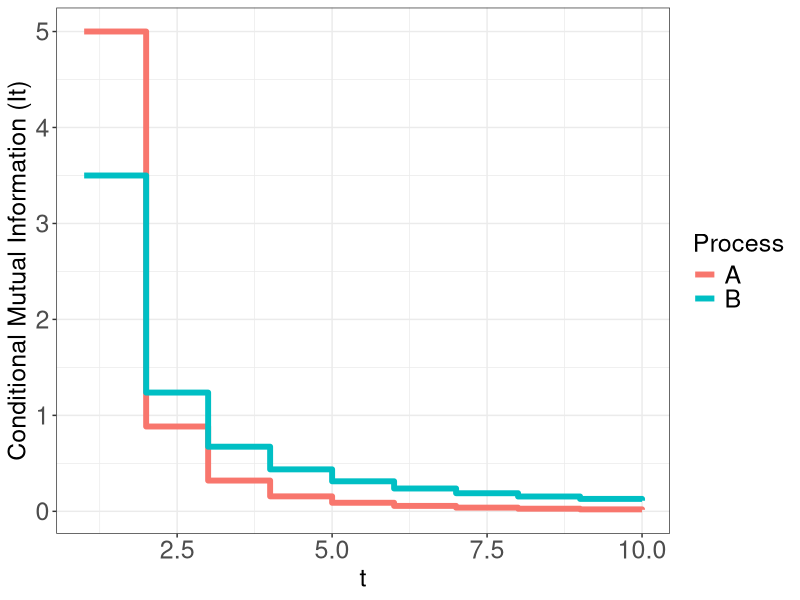
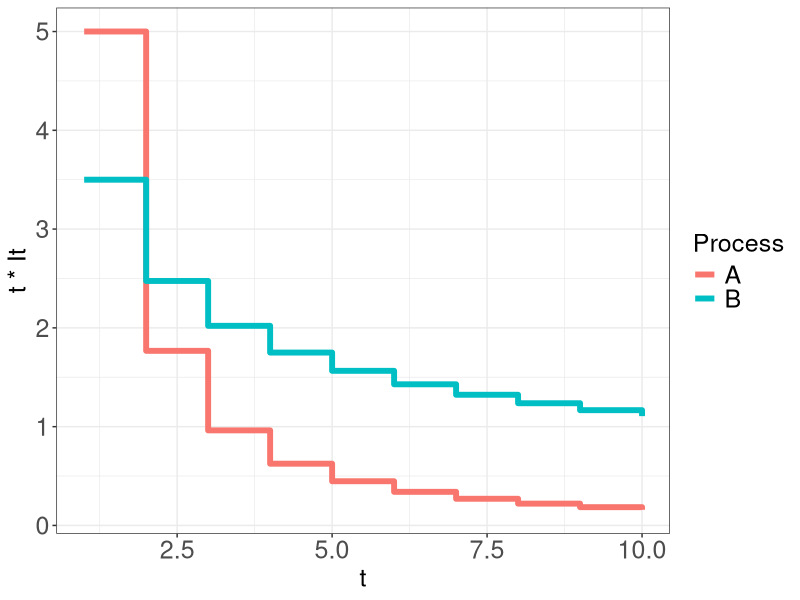
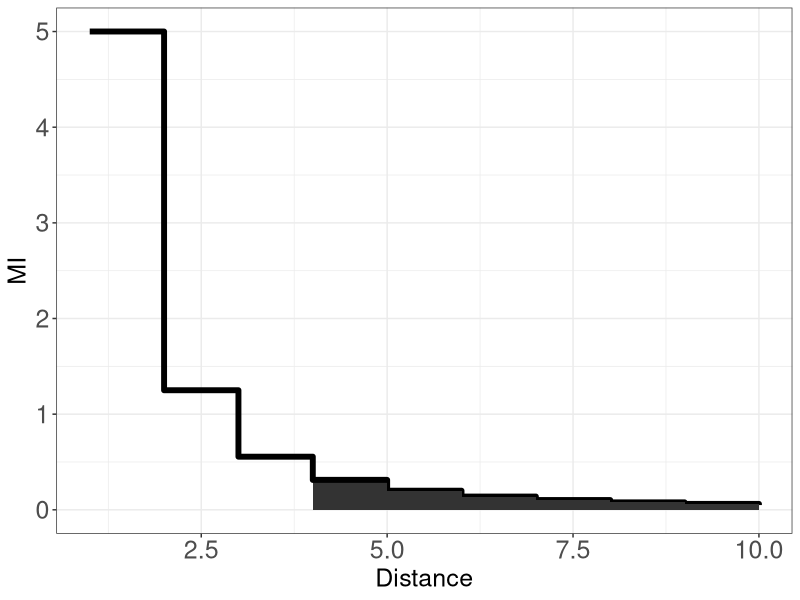
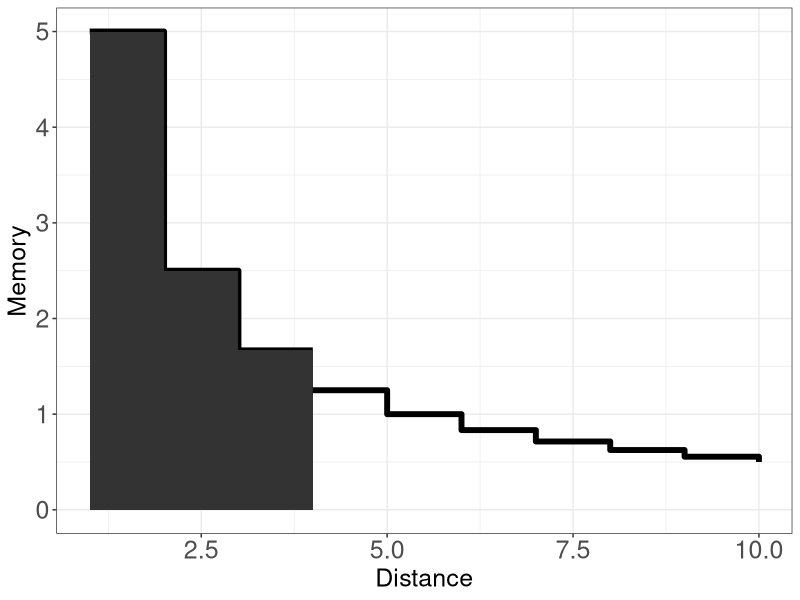
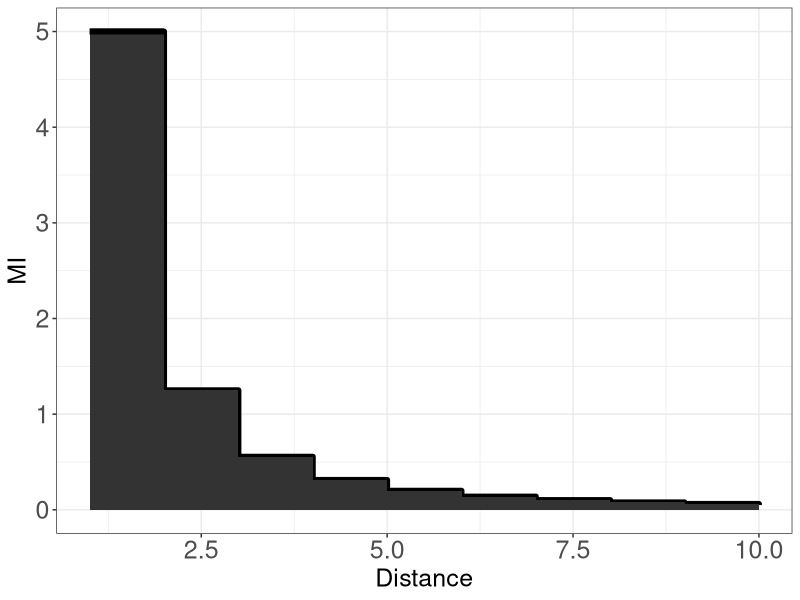
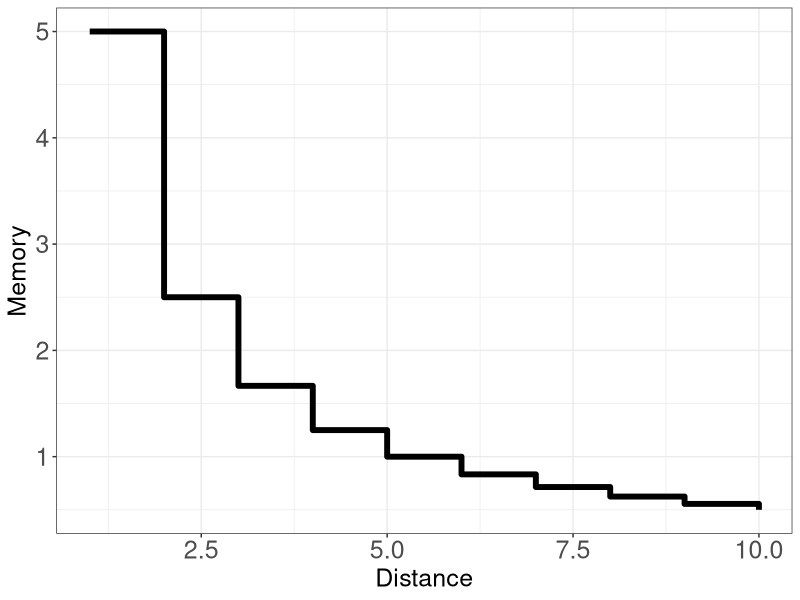
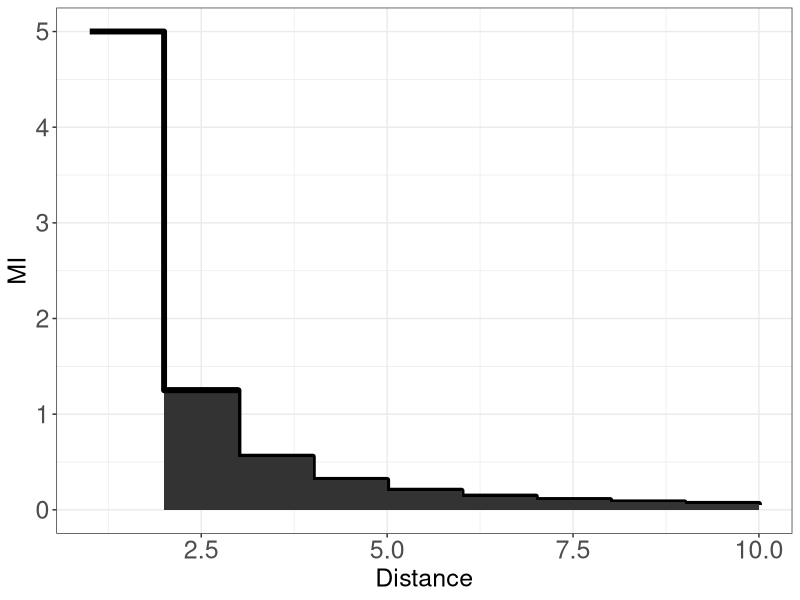
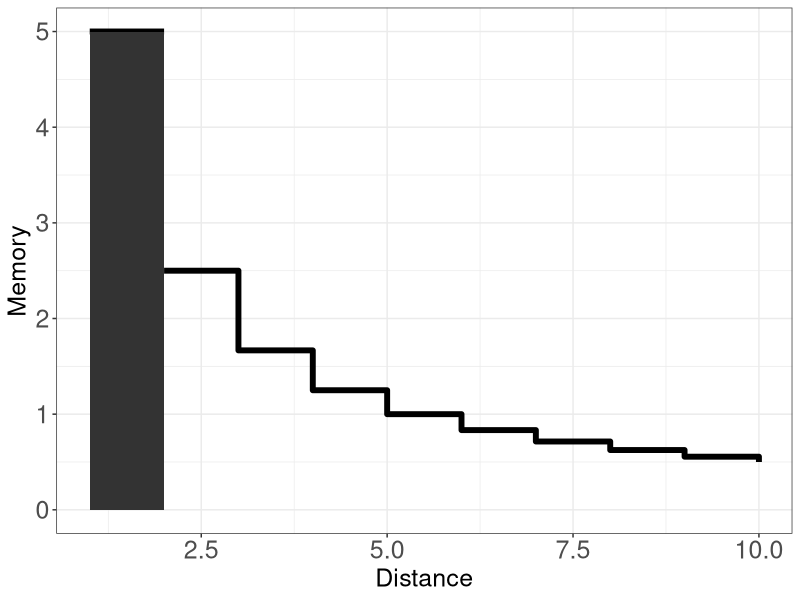

Source code (R) for these figures, in order:
library(tidyr)
library(dplyr)
library(ggplot2)






#plot = ggplot(data=data, aes(x=Distance, y=Distance*MI, color=Type)) + geom_line()


x = (1:10)
y = 5 * x^(-2)

data = data.frame(Distance=x, MI=y)

plot = ggplot(data=data, aes(x=Distance, y=MI)) + geom_step(size=2) + theme_bw() + theme(axis.text=element_text(size=18), axis.title=element_text(size=18), legend.title=element_text(size=18), legend.text=element_text(size=18))


plot = ggplot(data=data, aes(x=Distance, y=Distance * MI)) + geom_step(size=2) + theme_bw() + theme(axis.text=element_text(size=18), axis.title=element_text(size=18), legend.title=element_text(size=18), legend.text=element_text(size=18))





x1 = (1:10)
y1 = 5 * x^(-2.5)

data1 = data.frame(Distance=x1, MI=y1)
data1$Process = "A"

x2 = (1:10)
y2 = 3.5 * x^(-1.5)

data2 = data.frame(Distance=x2, MI=y2)
data2$Process = "B"


data = rbind(data1, data2) 

plot = ggplot(data=data, aes(x=Distance, y=MI, color=Process, group=Process)) + geom_step(size=2) + theme_bw() + theme(axis.text=element_text(size=18), axis.title=element_text(size=18), legend.title=element_text(size=18), legend.text=element_text(size=18)) + xlab("t") + ylab("Conditional Mutual Information (It)")



ggsave("figures/decay.pdf")



plot = ggplot(data=data, aes(x=Distance, y=Distance * MI, color=Process, group=Process)) + geom_step(size=2) + theme_bw() + theme(axis.text=element_text(size=18), axis.title=element_text(size=18), legend.title=element_text(size=18), legend.text=element_text(size=18)) + xlab("t") + ylab("t * It")


ggsave("figures/memory.pdf")







x = c(0.07, 0.07)
y = c(2.2, 2.4)
data = data.frame(Surprisal=x, Memory=y)

plot = ggplot(data=data, aes(x=Surprisal, y=Memory)) + geom_point() + theme_bw() + theme(axis.text=element_text(size=18), axis.title=element_text(size=18), legend.title=element_text(size=18), legend.text=element_text(size=18)) + xlim(0,1) + ylim(0,3)


x= c(0.0, 1.0)
     y = c(1.0, 0.0)
data2 = data.frame(Surprisal=x, Memory=y)

plot = ggplot(data=data2, aes(x=Surprisal, y=Memory)) + geom_line() + theme_bw() + theme(axis.text=element_text(size=18), axis.title=element_text(size=18), legend.title=element_text(size=18), legend.text=element_text(size=18)) + xlim(0,3) + ylim(0,3) 







x = (1:10)
y = 5 * x^(-2)

data = data.frame(Distance=x, MI=y)

df2 <- rbind(
  data,
  transform(data[order(data$Distance),],
    Distance=Distance - 1e-9,  # required to avoid crazy steps
    MI=ave(MI, FUN=function(z) c(z[[1]], head(z, -1L)))
) )

T = 4
plot = ggplot(data=df2 %>% filter(Distance >= T), aes(x=Distance, y=MI)) + geom_step(size=2) + theme_bw() + theme(axis.text=element_text(size=18), axis.title=element_text(size=18), legend.title=element_text(size=18), legend.text=element_text(size=18)) + geom_area() + geom_step(size=2, data=df2 %>% filter(Distance < T+1))
ggsave("add-surp.pdf")


data2 = data.frame(Distance=data$Distance, Memory=data$Distance*data$MI)
df3 <- rbind(
  data2,
  transform(data2[order(data2$Distance),],
    Distance=Distance - 1e-9,  # required to avoid crazy steps
    Memory=ave(Memory, FUN=function(z) c(z[[1]], head(z, -1L)))
) )

plot = ggplot(data=df3 %>% filter(Distance < T), aes(x=Distance, y=Memory)) + geom_step(size=2) + theme_bw() + theme(axis.text=element_text(size=18), axis.title=element_text(size=18), legend.title=element_text(size=18), legend.text=element_text(size=18)) + geom_area() + geom_step(size=2, data=df3 %>% filter(Distance >= T))

ggsave("lower-mem.pdf")






for(T in (1:10)) {
   plot = ggplot(data=df2 %>% filter(Distance >= T), aes(x=Distance, y=MI)) + geom_step(size=2) + theme_bw() + theme(axis.text=element_text(size=18), axis.title=element_text(size=18), legend.title=element_text(size=18), legend.text=element_text(size=18)) + geom_area() + geom_step(size=2, data=df2 %>% filter(Distance < T+1))
   ggsave(paste("add-surp-",T,".pdf", sep=""))
   
   plot = ggplot(data=df3 %>% filter(Distance < T), aes(x=Distance, y=Memory)) + geom_step(size=2) + theme_bw() + theme(axis.text=element_text(size=18), axis.title=element_text(size=18), legend.title=element_text(size=18), legend.text=element_text(size=18)) + geom_area() + geom_step(size=2, data=df3 %>% filter(Distance >= T))
   
   ggsave(paste("lower-mem-",T,".pdf", sep=""))
}









x1 = (1:10)
y1 = 5 * x^(-2.5)

data1 = data.frame(Distance=x1, MI=y1)
data1$Process = "A"

data = rbind(data1) 

plot = ggplot(data=data, aes(x=Distance, y=MI)) + geom_step(size=2) + theme_bw() + theme(axis.text=element_text(size=18), axis.title=element_text(size=18), legend.title=element_text(size=18), legend.text=element_text(size=18))



ggsave("decay-A.pdf")



plot = ggplot(data=data, aes(x=Distance, y=Distance * MI)) + geom_step(size=2) + theme_bw() + theme(axis.text=element_text(size=18), axis.title=element_text(size=18), legend.title=element_text(size=18), legend.text=element_text(size=18))


ggsave("memory-A.pdf")












# Listener's Memory-Surprisal Curve

x1 = (1:10)
y1 = 5.3 * x^(-2.5)

data1 = data.frame(Distance=x1, MI=y1)
data1$Process = "A"

data = rbind(data1) 

library(tidyr)

data = data %>% group_by(Process) %>% mutate(CumMI = cumsum(MI))
data = data %>% group_by(Process) %>% mutate(Memory = cumsum(MI*Distance))

data = data %>% mutate(Surprisal = 10-CumMI)

plot = ggplot(data=data, aes(x=Memory, y=Surprisal)) + geom_line(size=2) + theme_bw() + theme(axis.text=element_text(size=18), axis.title=element_text(size=18), legend.title=element_text(size=18), legend.text=element_text(size=18))



ggsave("listener-tradeoff-A.pdf")









# Listener's Memory-Surprisal Curve

x1 = (1:20)
y1 = 5.3 * x^(-2.5)

data1 = data.frame(Distance=x1, MI=y1)
data1$Process = "A"

x2 = (1:20)
y2 = 3.5 * x^(-1.5)

data2 = data.frame(Distance=x2, MI=y2)
data2$Process = "B"


data = rbind(data1, data2) 

library(tidyr)

data = data %>% group_by(Process) %>% mutate(CumMI = cumsum(MI))
data = data %>% group_by(Process) %>% mutate(Memory = cumsum(MI*Distance))

data = data %>% mutate(Surprisal = 10-CumMI)

data_ = data %>% select(Memory, Surprisal, Process)

data_ = rbind(as.data.frame(data_), data.frame(Memory=c(3.5, 17.573493), Surprisal=c(6.5, 3.0163223), Process=c("A", "A")))

plot = ggplot(data=data_ %>% filter(Surprisal>=3), aes(x=Memory, y=Surprisal, color=Process, group=Process)) + geom_line(size=2) + theme_bw() + theme(axis.text=element_text(size=18), axis.title=element_text(size=18), legend.title=element_text(size=18), legend.text=element_text(size=18))



ggsave("figures/listener-tradeoff.pdf")











